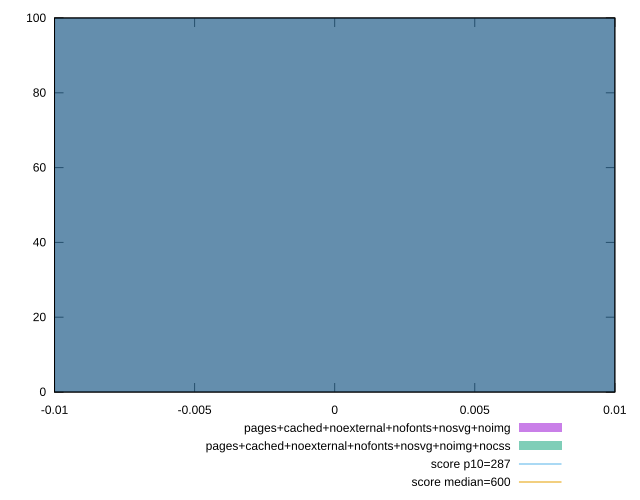

gnuplot code for this plot:
reset

$pagesCachedNoexternalNofontsNosvgNoimg <<EOF
0 100
EOF

$pagesCachedNoexternalNofontsNosvgNoimgNocss <<EOF
0 100
EOF

set key outside below
set boxwidth 0.1
set xrange [-0.01:0.01]
set yrange [0:100]
set trange [0:100]
set style fill transparent solid 0.5 noborder

set parametric
set terminal svg size 640, 500 enhanced background rgb 'white'
set output "report_00007_2020-12-11T15:55:29.892Z/total-blocking-time/comparison/histogram/11_vs_12.svg"

plot $pagesCachedNoexternalNofontsNosvgNoimg title "pages+cached+noexternal+nofonts+nosvg+noimg" with boxes, \
     $pagesCachedNoexternalNofontsNosvgNoimgNocss title "pages+cached+noexternal+nofonts+nosvg+noimg+nocss" with boxes, \
     287,t title "score p10=287", \
     600,t title "score median=600"

reset
